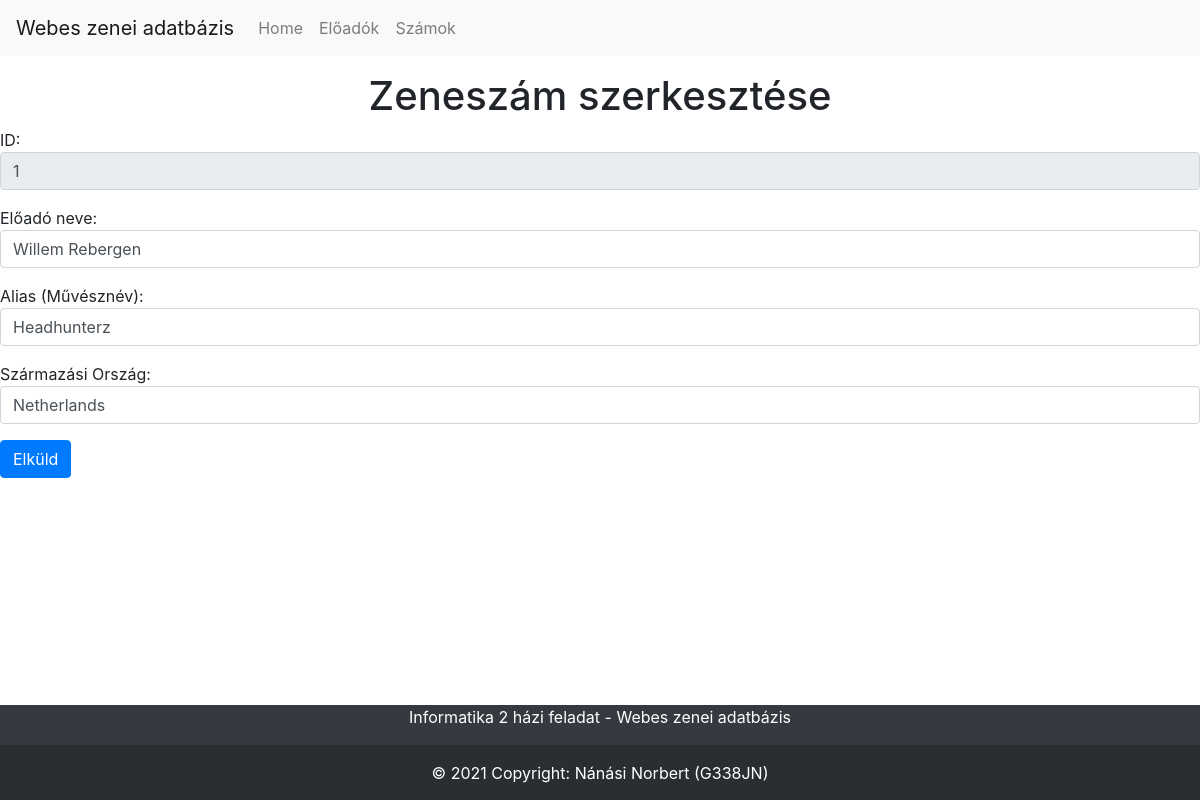
Screenshot of /editartist.php?id=1 with the database file from the repository.
### tables this page shows
CREATE TABLE IF NOT EXISTS `Artists` (
  `id` INT NOT NULL auto_increment,
  `artistName` VARCHAR(45) NOT NULL,
  `artistAlias` VARCHAR(45) NULL,
  `artistCountry` VARCHAR(45) NOT NULL,
  PRIMARY KEY (`id`));

### editartist.php (the view, shortened to what this page needs)
<?php
if (isset($_GET['id'])) {
    $link = opendb();
    $id = $_GET['id'];
    $query = "SELECT * FROM artists WHERE id=" . mysqli_real_escape_string($link, $id);
    $res = mysqli_query($link, $query);
    if ($res) {
        $row = mysqli_fetch_assoc($res);
        $artistName = $row['artistName'];
        $artistAlias = $row['artistAlias'];
        $artistCountry = $row['artistCountry'];
    }
}
?>
<html>
<head>
    <?php include('head.php'); ?>
</head>
<body>
    <?php include('nav-bar.php'); ?>
    <form method="post">
        <h1 class="text-center">Zeneszám szerkesztése</h1>
        <p>
            ID: <input value="<?php echo $id ?>" class="form-control" type="number" name="id" disabled="true" />
        </p>
        <p>
            Előadó neve: <input value="<?php echo $artistName ?>" class="form-control" type="text" maxlength="45" name="artistName" />
        </p>
        <p>
            Alias (Művésznév): <input value="<?php echo $artistAlias ?>" class="form-control" type="text" maxlength="45" name="artistAlias" />
        </p>
        <p>
            Származási Ország: <input value="<?php echo $artistCountry ?>" class="form-control" type="text" maxlength="45" name="artistCountry" />
        </p>
        <p>
            <input class="btn btn-primary" type="submit" value="Elküld" name="uj" />
        </p>
    </form>
</body>
</html>
<?php
include('footer.php');
?>

### rows the page displays
artists: artistName "Willem Rebergen", artistAlias "Headhunterz", artistCountry "Netherlands"
